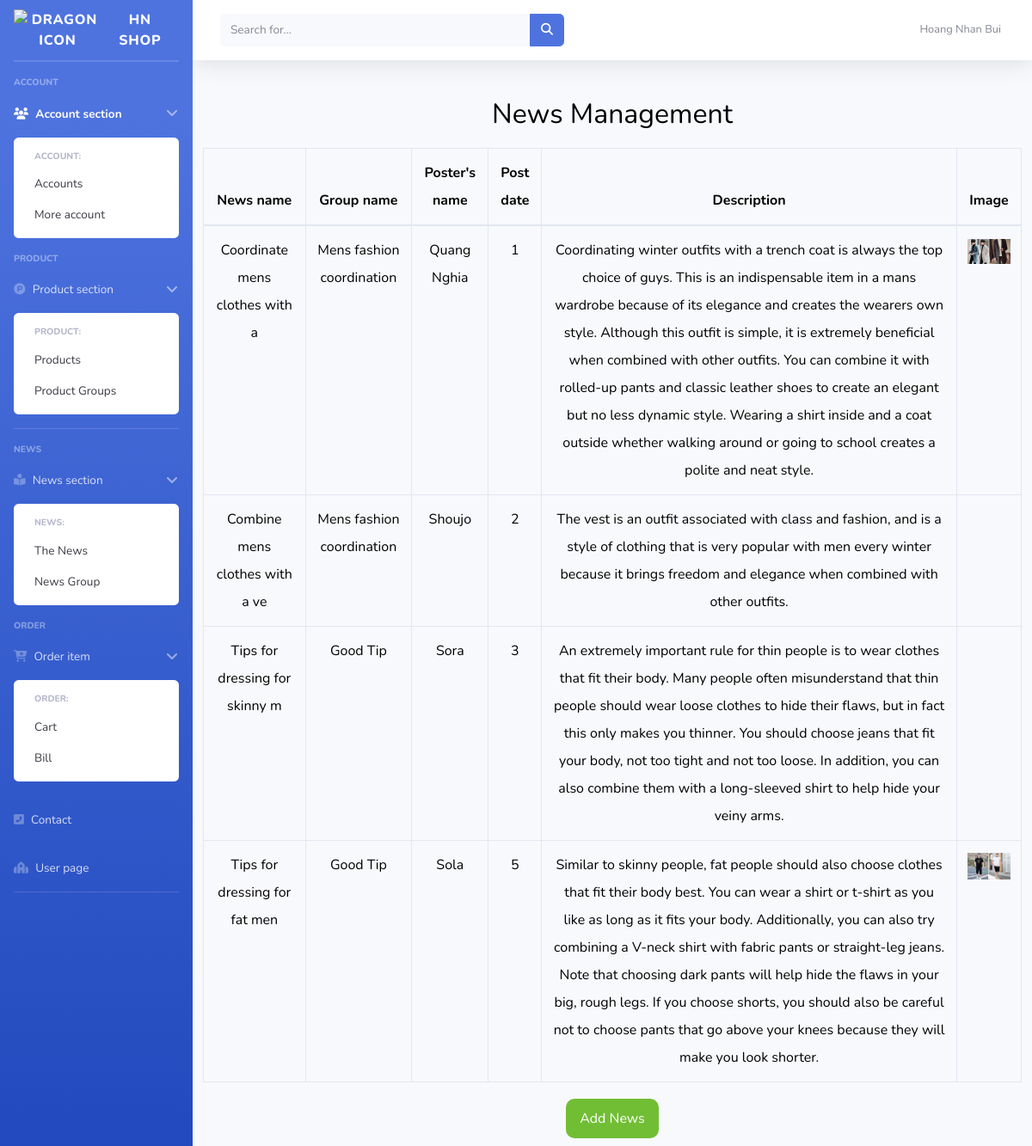
/tintuc.php, run on the app's committed database.
### tables this page shows
CREATE TABLE `tintuc` (
  `id` int(11) NOT NULL,
  `nhom_id` int(11) NOT NULL DEFAULT 0,
  `tentintuc` varchar(30) NOT NULL,
  `tennguoidang` varchar(30) NOT NULL,
  `ngaydang` int(11) NOT NULL,
  `mota` text NOT NULL,
  `img` varchar(200) NOT NULL
);

CREATE TABLE `tintuc_nhom` (
  `id` int(10) NOT NULL,
  `tennhom` varchar(30) NOT NULL,
  `ghichu` varchar(100) NOT NULL
);

### ketnoi.php (called while the page is built, shortened)
<?php
class ketnoi {
    private $servername = "localhost";
    private $username = "root";
    private $password = "";
    private $dbname = "finalwebdb";
    function __construct() {
        $this->conn = mysqli_connect($this->servername, $this->username, $this->password, $this->dbname);
    }
}
?>

### function_tintuc.php (called while the page is built, shortened)
<?php
include "ketnoi.php";
class tintuc extends ketnoi {
    function hienthi(){
        $sql = "SELECT tintuc.*, tintuc_nhom.tennhom FROM tintuc, tintuc_nhom WHERE tintuc.nhom_id = tintuc_nhom.id ";
        $result = mysqli_query($this->conn, $sql);
        $arr = array();
        while ($rows = mysqli_fetch_assoc($result)) {
            $arr[] = $rows;
        }
        return $arr;
    }
}
?>

### tintuc.php (the view)
<?php include "headerquantri.php";
    include "function_tintuc.php";
    $tintuc = new tintuc();
    $rows = $tintuc->hienthi();
    $count= 1;
?>
<div class="example">
        <div class="container">
            <div class="row">
                <h2 class="heading_admin">News Management </h2>
                <table class="table table-bordered">
                    <thead>
                        <tr>
                            <th>News name</th>
                            <th>Group name</th>
                            <th>Poster's name</th>
                            <th>Post date</th>
                            <th>Description</th>
                            <th>Image</th>
                        </tr>
                    </thead>
                    <tbody>
                        <?php if ($count > 0){
                        foreach ($rows as $row) { ?>
                            <tr>
                                <td>
                                    <?PHP echo $row["tentintuc"] ?>
                                </td>
                                <td>
                                    <?PHP echo $row["tennhom"] ?>
                                </td>
                                <td>
                                    <?PHP echo $row["tennguoidang"] ?>
                                </td>
                                <td>
                                    <?PHP echo $row["ngaydang"] ?>
                                </td>
                                <td>
                                    <?PHP echo $row["mota"] ?>
                                </td>
                                <td>
                                   <img src="./upload/<?php echo $row['img']?>"alt="" width="50">
                                </td>
                            </tr>
                        <?PHP }
                         }   ?>
                    </tbody>
                </table>
                <div class="link_admin-footer">
                        <a class="link_admin-btn" href="themtintuc.php" >Add News</a>
                </div>
            </div>
        </div>
    </div>

### headerquantri.php (style rules this page uses)
.heading_admin { color:black; width: 100%; text-align:center; margin:20px 0; }
.container { border-radius:10px; }
.table { color:black; text-align:center; font-size:16px; line-height:32px; border-radius:2px; }
.link_admin-footer { width: 100%; text-align: center; padding-bottom:20px; margin-top: 14px; }
a.link_admin-btn { color:white; text-decoration:none; background-color: #71be34; padding:12px 16px; border-radius:10px; margin-top:5px; transition:background-color ease-in .2s; }

### data on the page
tintuc: tentintuc "Coordinate mens clothes with a", tintuc_nhom.tennhom "Mens fashion coordination", tennguoidang "Quang Nghia", ngaydang "1", mota "Coordinating winter outfits with a trench coat is always the top choice of guys. This is an indispensable item in a mans wardrobe because of its elegance and creates the wearers own style. Although this outfit is simple, it is extremely beneficial when combined with other outfits. You can combine it with rolled-up pants and classic leather shoes to create an elegant but no less dynamic style. Wearing a shirt inside and a coat outside whether walking around or going to school creates a polite and neat style.", img (picture)
tintuc: tentintuc "Combine mens clothes with a ve", tintuc_nhom.tennhom "Mens fashion coordination", tennguoidang "Shoujo", ngaydang "2", mota "The vest is an outfit associated with class and fashion, and is a style of clothing that is very popular with men every winter because it brings freedom and elegance when combined with other outfits."
tintuc: tentintuc "Tips for dressing for skinny m", tintuc_nhom.tennhom "Good Tip", tennguoidang "Sora", ngaydang "3", mota "An extremely important rule for thin people is to wear clothes that fit their body. Many people often misunderstand that thin people should wear loose clothes to hide their flaws, but in fact this only makes you thinner. You should choose jeans that fit your body, not too tight and not too loose. In addition, you can also combine them with a long-sleeved shirt to help hide your veiny arms."
tintuc: tentintuc "Tips for dressing for fat men", tintuc_nhom.tennhom "Good Tip", tennguoidang "Sola", ngaydang "5", mota "Similar to skinny people, fat people should also choose clothes that fit their body best. You can wear a shirt or t-shirt as you like as long as it fits your body. Additionally, you can also try combining a V-neck shirt with fabric pants or straight-leg jeans. Note that choosing dark pants will help hide the flaws in your big, rough legs. If you choose shorts, you should also be careful not to choose pants that go above your knees because they will make you look shorter.", img (picture)
